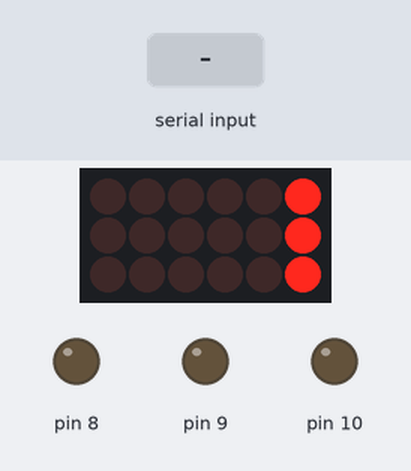
The sketch below on a simulated Arduino Uno, built with avr-gcc and run on an emulated ATmega328P. Parts: 6×3 LED matrix, output pins drawn as LEDs (lit = HIGH). Wiring (inferred from the names in the program): LED cube drawn one layer per row (orientation assumed): layers pin 11, pin 12, pin 13; columns pin 2, pin 3, pin 4, pin 5, pin 6, pin 7. Dashed ring = blinking. The inputs (shaded band) are chosen by the test bench. Pins used as bus, display or sensor lines are not drawn; what the sketch prints to the serial monitor is not drawn.

Above: at 1.2 s.
1.3 s: "P\n" received over Serial
At 3.01 s:
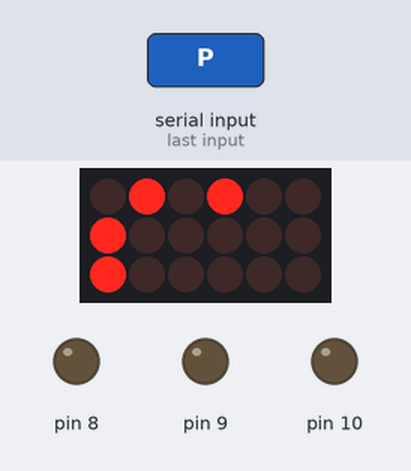
4.3 s: "N90\n" received over Serial
6.2 s: byte 79 ('O') received over Serial
At 6.74 s:
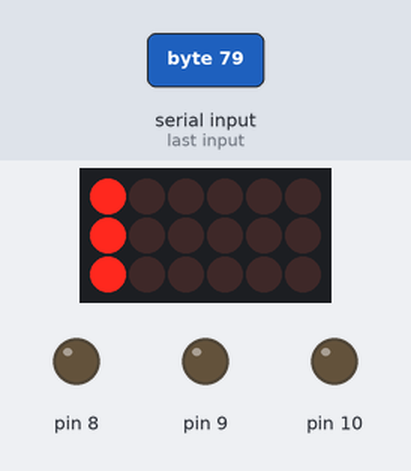
7.8 s: byte 71 ('G') received over Serial
9.3 s: byte 83 ('S') received over Serial
At 10.7 s:
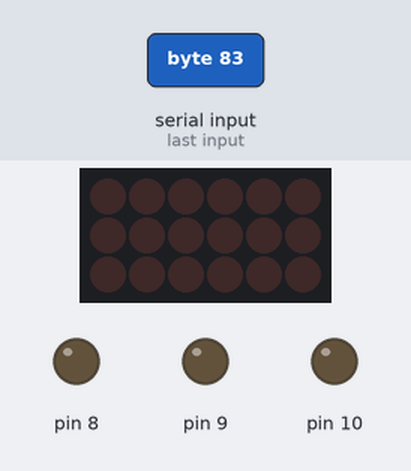
11.0 s: byte 82 ('R') received over Serial
At 12.41 s:
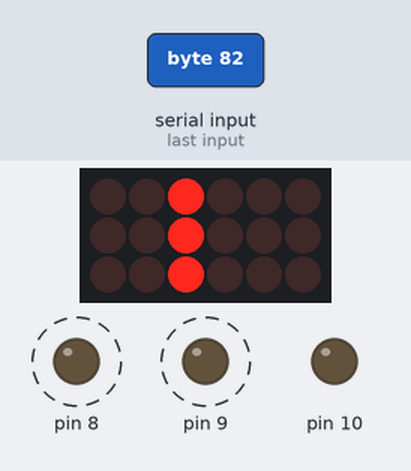
Timing chart, 0 to 13.5 s (numbered marks = the images above; inputs shaded):
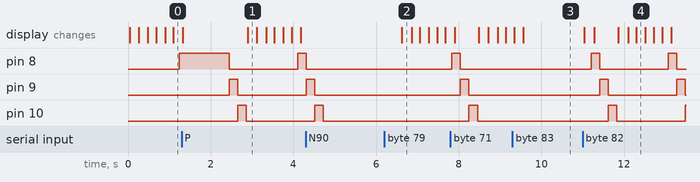

Measured:
- after the input at 6.2 s, the display: changes after 0.42 s (image 2)
- after the input at 9.3 s, pin 8: stays LOW (without the input it goes to HIGH after 0.40 s); pin 9: stays LOW (without the input it goes to HIGH after 0.61 s); pin 10: stays LOW (without the input it goes to HIGH after 0.81 s)
- after the input at 11.0 s, pin 8: alternates HIGH for 0.21 s and LOW for 1.7 s, starting after 0.21 s; pin 9: alternates HIGH for 0.21 s and LOW for 1.7 s, starting after 0.42 s; pin 10: LOW → HIGH after 0.62 s, → LOW 0.21 s later, → HIGH 1.7 s later; the display: first changes at once (image 4 shows a later state)

The sketch:

ArduinoCube.ino
```cpp
/*
 *  Run a 3x3x3 LED cube and receive new patterns and settings from a computer over the serial connection.
 *  Author: Martin Hayhurst Appel
 *  Email: martin.ledzep@gmail.com
 */

// Definitions. Define the digital outputs which turn the levels on and off
#define L1 11
#define L2 12
#define L3 13
#define MAXFRAMES 250

// The LED columns are pins 2 to 10 inclusive. Pin 1 is discouraged as it is a serial port.

// Define global varibles
int NFRAMES; // number of frames in the current animation
byte CURANI[MAXFRAMES*4]; // Animation buffer. Each frame consumes 4 bytes
bool RUN = true; // animation only runs if true. Can be set to zero to enable serial com without loss
int cur_frame = 0; // number of frames in the current animation

int FRAMEDURATION = 200; // appriximate duration of frame in ms
int LEVELDURATION = 1; // duration of single level in ms
int DUTYCYCLE = 50; //duty cycle as a percentage. Lower dutycycle gives dimmer LEDs. This is implemented by having a dark delay after cycling through all 3 levels.

int DARKTIME = 0; // derived quantity related to DUTYCYCLE, LEVELDURATION and FRAMEDURATION.
int FRAMEREPS = 0;

// define hardcoded patterns
bool default_pat[] = {1,0,0,0,0,0,0,0,0,1,0,0,0,0,0,0,0,0,1,0,0,0,0,0,0,0,0,0,1,0,0,0,0,0,0,0,0,1,0,0,0,0,0,0,0,0,1,0,0,0,0,0,0,0,0,0,1,0,0,0,0,0,0,0,0,1,0,0,0,0,0,0,0,0,1,0,0,0,0,0,0,0,0,0,1,0,0,0,0,0,0,0,0,1,0,0,0,0,0,0,0,0,1,0,0,0,0,0,0,0,0,0,1,0,0,0,0,0,0,0,0,1,0,0,0,0,0,0,0,0,1,0,0,0,0,0,0,0,0,0,1,0,0,0,0,0,0,0,0,1,0,0,0,0,0,0,0,0,1,0,0,0,0,0,0,0,0,0,1,0,0,0,0,0,0,0,0,1,0,0,0,0,0,0,0,0,1,0,0,0,0,0,0,0,0,0,1,0,0,0,0,0,0,0,0,1,0,0,0,0,0,0,0,0,1,0,0,0,0,0,0,0,0,0,1,0,0,0,0,0,0,0,0,1,0,0,0,0,0,0,0,0,1};
int default_n_frames = 9;

void setup() {
  // initialize digital pins as outputs.
  for(int i=2; i<14; i++)
  {
    pinMode(i, OUTPUT);
  }

  // begin serial
  Serial.begin(9600);

  // load the default pattern into memory
  load_default_pattern();
  update_timings();
}

void load_default_pattern(){
  NFRAMES = default_n_frames;
  for (int n=0; n<default_n_frames; n++) // loop over frames
  {
    for (int i=0; i<27; i++) // loop over the 27 bools in the frame
    {
      bitWrite(CURANI[n*4+i/8], i%8, default_pat[n*27+i]);
    }
  }

}

void update_timings(){
  // calculate the delay after showing a frame and the number of blinks in order to achieve a given dutycycle and a given frame duration
  DARKTIME = round(3*LEVELDURATION*(100/DUTYCYCLE - 1));
  FRAMEREPS = ceil(FRAMEDURATION/(3*LEVELDURATION + DARKTIME)); // how many times a frame is repeated
}

void turnoff_levels(){
  // turn the requested level on and the others off
  digitalWrite(L1, LOW);
  digitalWrite(L2, LOW);
  digitalWrite(L3, LOW);
}

void turnon_level(int n){
  digitalWrite(11+n, HIGH);
}

void show_frame(byte *pat){
  // make the cube show a single frame
  // Takes a pointer to a place in an array with 3*9 consecutive boolean values
  for(int i=0; i<3; i++){
    turnoff_levels();
    for(int j=0; j<9; j++){
      digitalWrite(2+j, bitRead(pat[(i*9+j)/8], (i*9+j)%8) );
    }
    turnon_level(i);
    delay(LEVELDURATION);
  }
  turnoff_levels();
  delay(DARKTIME);
}

// the loop function runs over and over again forever
void loop() {
  if(RUN){
    for (int i=0; i<FRAMEREPS; i++)
    {
      show_frame(CURANI+4*cur_frame);
    }
    cur_frame = (cur_frame+1)%NFRAMES;
  }
}

void serialEvent(){
    while (Serial.available()){
      char c = Serial.read(); // read the first char of the buffer
      Serial.write(c); // send the command back to the PC

      switch (c) {
        case 'G': // confirm connection, just return the same character
          break;

        case 'S': // stop animation
          RUN = false;
          break;

        case 'R': // resume animation
          RUN = true;
          break;

        case 'N': // set number of frames
        {
          long n;
          n = Serial.readStringUntil('\n').toInt();
          Serial.println(n);
          if (n>0 && n<=MAXFRAMES){ // ensure n can never be so large, that a new pattern overwrites the pattern array.
            NFRAMES = n;
          }
          break;
        }

        case 'D': // set dutycycle
        {
          long d;
          d = Serial.readStringUntil('\n').toInt();
          Serial.println(d);
          if (d>0 && d<=100){
            DUTYCYCLE = d;
          }
          update_timings();
          break;
        }

        case 'T': // set frame duration
        {
          long T;
          T = Serial.readStringUntil('\n').toInt();
          Serial.println(T);
          if (T>10 && T<=10000){
            FRAMEDURATION = T;
          }
          update_timings();
          break;
        }

        case 'O': // reset pattern to built in
        load_default_pattern();
        break;

        case 'P': //receive pattern
        {
          Serial.readBytes(CURANI, NFRAMES*4);
          char c = Serial.read();
          if (c == '\n')
          {
            Serial.println("New Pattern read succesfully.");
          }
          else{
            Serial.println("Did not reveice expected newline when reading binary pattern.");
          }
          break;
        }

        case 'H': //Help! Print varibles
        {
          Serial.println("nFrames");
          Serial.println(NFRAMES);

          Serial.println("FRAMEDURATION");
          Serial.println(FRAMEDURATION);

          Serial.println("LEVELDURATION");
          Serial.println(LEVELDURATION);

          Serial.println("DUTYCYCLE");
          Serial.println(DUTYCYCLE);

          Serial.println("DARKTIME");
          Serial.println(DARKTIME);

          Serial.println("FRAMEREPS");
          Serial.println(FRAMEREPS);

          Serial.println("RUN");
          Serial.println(RUN);

          Serial.println("cur_frame");
          Serial.println(cur_frame);

          Serial.println("END");

        }

        default:
          Serial.write('?');
          break;
      }

    }
}
```
